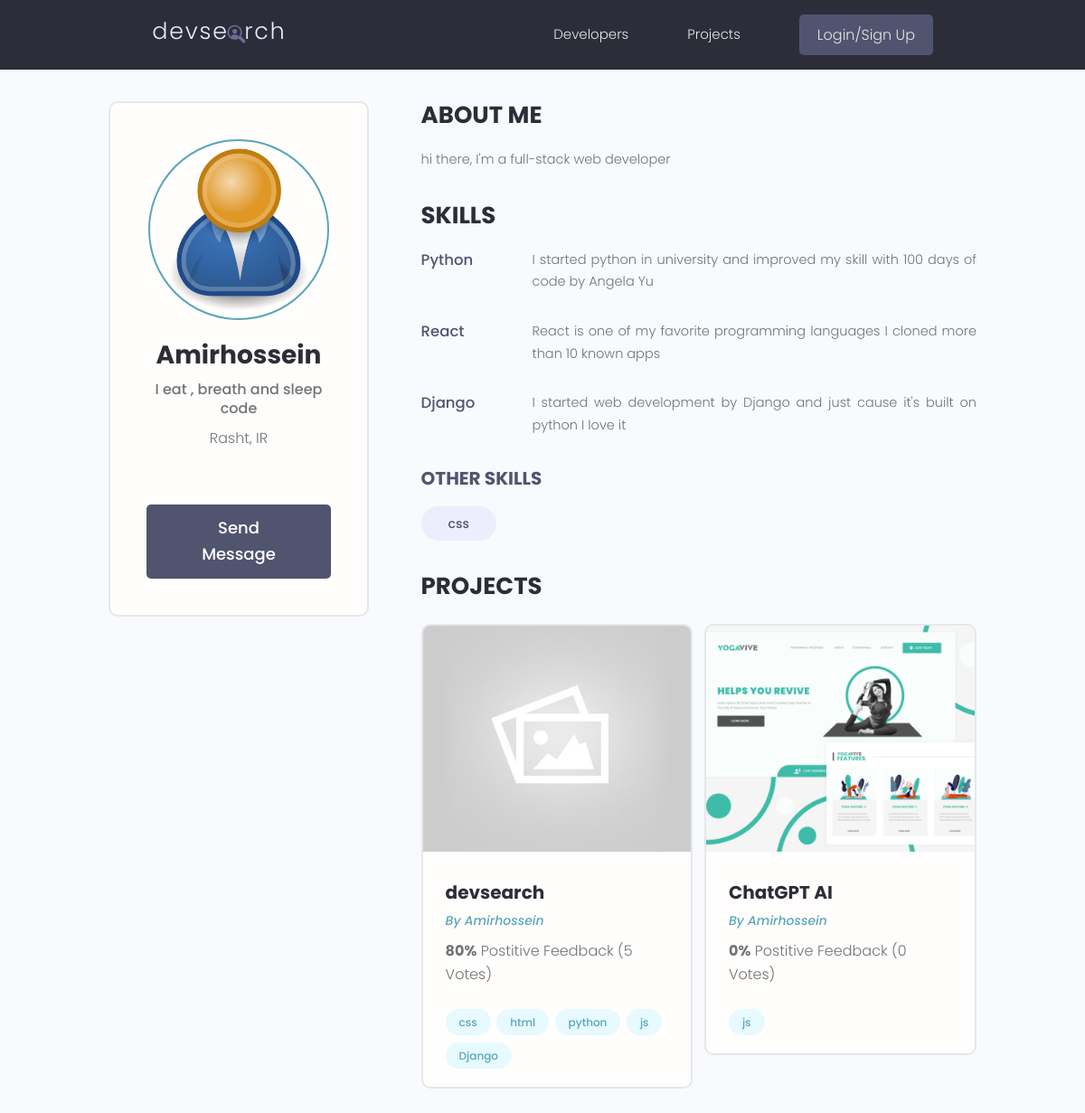
Before: /profile/6ff86173-893d-43ed-918a-2d8f8346ecb2/ with the older database file.
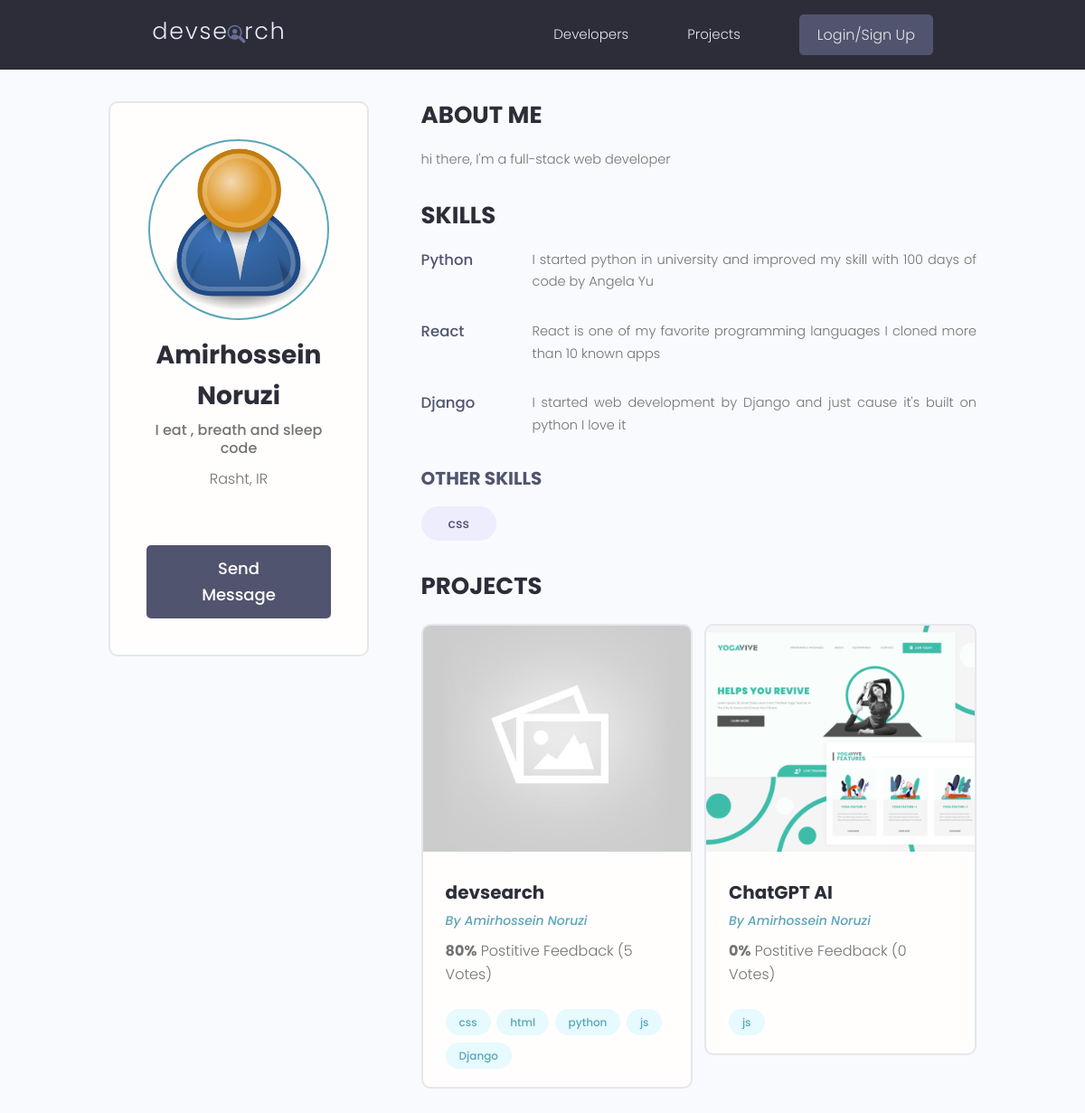
After: the same page with the newer database file.
### users/models.py (models this page shows, shortened)
class Profile(models.Model):
    user = models.OneToOneField(User, on_delete=models.CASCADE, null=True, blank=True)
    name = models.CharField(max_length=200, null=True, blank=True)
    email = models.EmailField(max_length=500, null=True, blank=True)
    username = models.CharField(max_length=200, null=True, blank=True)
    location = models.CharField(max_length=200, null=True, blank=True)
    short_intro = models.CharField(max_length=200, null=True, blank=True)
    bio = models.TextField(null=True, blank=True)
    profile_image = models.ImageField(default='profiles/user-default.png', upload_to='profiles/', null=True, blank=True)
    social_github = models.CharField(max_length=200, null=True, blank=True)
    social_linkedin = models.CharField(max_length=200, null=True, blank=True)
    social_twitter = models.CharField(max_length=200, null=True, blank=True)
    social_website = models.CharField(max_length=200, null=True, blank=True)
    created = models.DateTimeField(auto_now_add=True)
    id = models.UUIDField(default=uuid.uuid4, primary_key=True, unique=True, editable=False)

### projects/models.py (models this page shows, shortened)
class Project(models.Model):
    owner = models.ForeignKey(Profile, null=True, blank=True, on_delete=models.SET_NULL)
    title = models.CharField(max_length=50)
    description = models.TextField(null=True, blank=True)
    featured_image = models.ImageField(default='default.jpg', blank=True, null=True)
    tags = models.ManyToManyField("Tag", blank=True)
    demo_link = models.CharField(max_length=2000, null=True, blank=True)
    source_link = models.CharField(max_length=2000, null=True, blank=True)
    vote_total = models.IntegerField(default=0, null=True, blank=True)
    vote_ratio = models.IntegerField(default=0, null=True, blank=True)
    created = models.DateTimeField(auto_now_add=True)
    id = models.UUIDField(default=uuid.uuid4, primary_key=True, unique=True, editable=False)

### users/views.py (the view)
# urls.py: path('profile/<str:pk>/', views.profilePage, name='single-profile'),
def profilePage(request, pk):
    profileObj = Profile.objects.get(id=pk)
    topSkills = profileObj.skill_set.exclude(description__exact="")
    otherSkills = profileObj.skill_set.filter(description="")
    context = {
        'profile': profileObj,
        'topSkills': topSkills,
        'otherSkills': otherSkills
    }
    return render(request, 'users/user-profile.html', context)

### projects/models.py (called while the page is built)
    def __str__(self):
        return self.name

### users/models.py (called while the page is built)
    def __str__(self):
        return str(self.name)

### users/templates/users/user-profile.html (shortened to what this page needs)
{% extends 'base.html' %}
{% block content %}
<main class="profile my-md">
    <div class="container">
        <div class="layout">
            <div class="column column--1of3">
                <div class="card text-center">
                    <div class="card__body dev">
                    <img class="avatar avatar--xl" src="{{profile.profile_image.url}}" />
                    <h2 class="dev__name">{{profile.name}}</h2>
                    <p class="dev__title">{{profile.short_intro}}</p>
                    {% if profile.location %}
                        <p class="dev__location">{{profile.location}}</p>
                    {% endif %}
                    <a href="#" class="btn btn--sub btn--lg">Send Message </a>
                    </div>
                </div>
            </div>
            <div class="column column--2of3">
                <div class="devInfo">
                    <h3 class="devInfo__title">About Me</h3>
                    <p class="devInfo__about">{{profile.bio}}</p>
                </div>
                <div class="devInfo">
                    <h3 class="devInfo__title">Skills</h3>
                    <div class="devInfo__skills">
                        {% for skill in topSkills %}
                        <div class="devSkill">
                            <h4 class="devSkill__title">{{skill}}</h4>
                            <p class="devSkill__info">{{skill.description}}</p>
                        </div>
                        {% endfor %}
                        <h3 class="devInfo__subtitle">Other Skills</h3>
                        <div class="devInfo__otherSkills">
                            {% for skill in otherSkills %}
                            <span class="tag tag--pill tag--sub tag--lg">
                                <small>{{skill}}</small>
                            </span>
                            {% endfor %}
                        </div>
                    </div>
                </div>
                <div class="devInfo">
                    <h3 class="devInfo__title">Projects</h3>
                    <div class="grid grid--two">
                    {% for project in profile.project_set.all %}
                    <div class="column">
                        <div class="card project">
                        <a href="{% url 'single-profile' project.id %}" class="project">
                            <img class="project__thumbnail" src="{{project.featured_image.url}}" alt="project thumbnail" />
                            <div class="card__body">
                            <h3 class="project__title">{{project.title}}</h3>
                            <p><a class="project__author" href="profile.html">By {{project.owner.name}}</a></p>
                            <p class="project--rating">
                                <span style="font-weight: bold;">{{project.vote_ratio}}%</span> Postitive
                                Feedback ({{project.vote_total}} Vote{{project.vote_total|pluralize:"s"}})
                            </p>
                            <div class="project__tags">
                                {% for tag in project.tags.all %}
                                <span class="tag tag--pill tag--main">
                                    <small>{{tag}}</small>
                                </span>
                                {% endfor %}
                            </div>
                            </div>
                        </a>
                        </div>
                    </div>
                    {% endfor %}
                    </div>
                </div>
            </div>
        </div>
    </div>
</main>
{% endblock content %}

Changed rows visible on the page:
changed Profile "I eat , breath and sleep code": name "Amirhossein" → "Amirhossein Noruzi"
changed through a linked row, Project "devsearch": owner.name "Amirhossein" → "Amirhossein Noruzi"
changed through a linked row, Project "ChatGPT AI": owner.name "Amirhossein" → "Amirhossein Noruzi"
